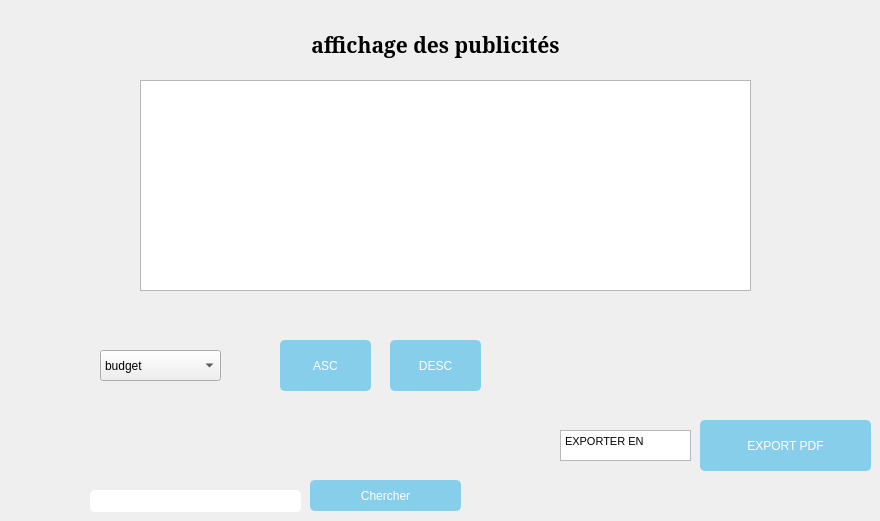
    <widget class="QWidget" name="tab_8">
     <attribute name="title">
      <string>Page</string>
     </attribute>
     <widget class="QLabel" name="label_33">
      <property name="geometry">
       <rect>
        <x>310</x>
        <y>20</y>
        <width>251</width>
        <height>51</height>
       </rect>
      </property>
      <property name="palette">
       <palette>
        <active>
         <colorrole role="Button">
          <brush brushstyle="LinearGradientPattern">
           <gradient startx="0.000000000000000" starty="0.000000000000000" endx="1.000000000000000" endy="0.000000000000000" type="LinearGradient" spread="PadSpread" coordinatemode="ObjectBoundingMode">
            <gradientstop position="0.000000000000000">
             <color alpha="255">
              <red>0</red>
              <green>0</green>
              <blue>102</blue>
             </color>
            </gradientstop>
            <gradientstop position="0.250000000000000">
             <color alpha="255">
              <red>0</red>
              <green>0</green>
              <blue>102</blue>
             </color>
            </gradientstop>
            <gradientstop position="0.750000000000000">
             <color alpha="255">
              <red>173</red>
              <green>216</green>
              <blue>230</blue>
             </color>
            </gradientstop>
            <gradientstop position="1.000000000000000">
             <color alpha="255">
              <red>173</red>
              <green>216</green>
              <blue>230</blue>
             </color>
            </gradientstop>
           </gradient>
          </brush>
         </colorrole>
         <colorrole role="Base">
          <brush brushstyle="LinearGradientPattern">
           <gradient startx="0.000000000000000" starty="0.000000000000000" endx="1.000000000000000" endy="0.000000000000000" type="LinearGradient" spread="PadSpread" coordinatemode="ObjectBoundingMode">
            <gradientstop position="0.000000000000000">
             <color alpha="255">
              <red>0</red>
              <green>0</green>
              <blue>102</blue>
             </color>
            </gradientstop>
            <gradientstop position="0.250000000000000">
             <color alpha="255">
              <red>0</red>
              <green>0</green>
              <blue>102</blue>
             </color>
            </gradientstop>
            <gradientstop position="0.750000000000000">
             <color alpha="255">
              <red>173</red>
              <green>216</green>
              <blue>230</blue>
             </color>
            </gradientstop>
            <gradientstop position="1.000000000000000">
             <color alpha="255">
              <red>173</red>
              <green>216</green>
              <blue>230</blue>
             </color>
            </gradientstop>
           </gradient>
          </brush>
         </colorrole>
         <colorrole role="Window">
          <brush brushstyle="LinearGradientPattern">
           <gradient startx="0.000000000000000" starty="0.000000000000000" endx="1.000000000000000" endy="0.000000000000000" type="LinearGradient" spread="PadSpread" coordinatemode="ObjectBoundingMode">
            <gradientstop position="0.000000000000000">
             <color alpha="255">
              <red>0</red>
              <green>0</green>
              <blue>102</blue>
             </color>
            </gradientstop>
            <gradientstop position="0.250000000000000">
             <color alpha="255">
              <red>0</red>
              <green>0</green>
              <blue>102</blue>
             </color>
            </gradientstop>
            <gradientstop position="0.750000000000000">
             <color alpha="255">
              <red>173</red>
              <green>216</green>
              <blue>230</blue>
             </color>
            </gradientstop>
            <gradientstop position="1.000000000000000">
             <color alpha="255">
              <red>173</red>
              <green>216</green>
              <blue>230</blue>
             </color>
            </gradientstop>
           </gradient>
          </brush>
         </colorrole>
        </active>
        <inactive>
         <colorrole role="Button">
          <brush brushstyle="LinearGradientPattern">
           <gradient startx="0.000000000000000" starty="0.000000000000000" endx="1.000000000000000" endy="0.000000000000000" type="LinearGradient" spread="PadSpread" coordinatemode="ObjectBoundingMode">
            <gradientstop position="0.000000000000000">
             <color alpha="255">
              <red>0</red>
              <green>0</green>
              <blue>102</blue>
             </color>
            </gradientstop>
            <gradientstop position="0.250000000000000">
             <color alpha="255">
              <red>0</red>
              <green>0</green>
              <blue>102</blue>
             </color>
            </gradientstop>
            <gradientstop position="0.750000000000000">
             <color alpha="255">
              <red>173</red>
              <green>216</green>
              <blue>230</blue>
             </color>
            </gradientstop>
            <gradientstop position="1.000000000000000">
             <color alpha="255">
              <red>173</red>
              <green>216</green>
              <blue>230</blue>
             </color>
            </gradientstop>
           </gradient>
          </brush>
         </colorrole>
         <colorrole role="Base">
          <brush brushstyle="LinearGradientPattern">
           <gradient startx="0.000000000000000" starty="0.000000000000000" endx="1.000000000000000" endy="0.000000000000000" type="LinearGradient" spread="PadSpread" coordinatemode="ObjectBoundingMode">
            <gradientstop position="0.000000000000000">
             <color alpha="255">
              <red>0</red>
              <green>0</green>
              <blue>102</blue>
             </color>
            </gradientstop>
            <gradientstop position="0.250000000000000">
             <color alpha="255">
              <red>0</red>
              <green>0</green>
              <blue>102</blue>
             </color>
            </gradientstop>
            <gradientstop position="0.750000000000000">
             <color alpha="255">
              <red>173</red>
              <green>216</green>
              <blue>230</blue>
             </color>
            </gradientstop>
            <gradientstop position="1.000000000000000">
             <color alpha="255">
              <red>173</red>
              <green>216</green>
              <blue>230</blue>
             </color>
            </gradientstop>
           </gradient>
          </brush>
         </colorrole>
         <colorrole role="Window">
          <brush brushstyle="LinearGradientPattern">
           <gradient startx="0.000000000000000" starty="0.000000000000000" endx="1.000000000000000" endy="0.000000000000000" type="LinearGradient" spread="PadSpread" coordinatemode="ObjectBoundingMode">
            <gradientstop position="0.000000000000000">
             <color alpha="255">
              <red>0</red>
              <green>0</green>
              <blue>102</blue>
             </color>
            </gradientstop>
            <gradientstop position="0.250000000000000">
             <color alpha="255">
              <red>0</red>
              <green>0</green>
              <blue>102</blue>
             </color>
            </gradientstop>
            <gradientstop position="0.750000000000000">
             <color alpha="255">
              <red>173</red>
              <green>216</green>
              <blue>230</blue>
             </color>
            </gradientstop>
            <gradientstop position="1.000000000000000">
             <color alpha="255">
              <red>173</red>
              <green>216</green>
              <blue>230</blue>
             </color>
            </gradientstop>
           </gradient>
          </brush>
         </colorrole>
        </inactive>
        <disabled>
         <colorrole role="Button">
          <brush brushstyle="LinearGradientPattern">
           <gradient startx="0.000000000000000" starty="0.000000000000000" endx="1.000000000000000" endy="0.000000000000000" type="LinearGradient" spread="PadSpread" coordinatemode="ObjectBoundingMode">
            <gradientstop position="0.000000000000000">
             <color alpha="255">
              <red>0</red>
              <green>0</green>
              <blue>102</blue>
             </color>
            </gradientstop>
            <gradientstop position="0.250000000000000">
             <color alpha="255">
              <red>0</red>
              <green>0</green>
              <blue>102</blue>
             </color>
            </gradientstop>
            <gradientstop position="0.750000000000000">
             <color alpha="255">
              <red>173</red>
              <green>216</green>
              <blue>230</blue>
             </color>
            </gradientstop>
            <gradientstop position="1.000000000000000">
             <color alpha="255">
              <red>173</red>
              <green>216</green>
              <blue>230</blue>
             </color>
            </gradientstop>
           </gradient>
          </brush>
         </colorrole>
         <colorrole role="Base">
          <brush brushstyle="LinearGradientPattern">
           <gradient startx="0.000000000000000" starty="0.000000000000000" endx="1.000000000000000" endy="0.000000000000000" type="LinearGradient" spread="PadSpread" coordinatemode="ObjectBoundingMode">
            <gradientstop position="0.000000000000000">
             <color alpha="255">
              <red>0</red>
              <green>0</green>
              <blue>102</blue>
             </color>
            </gradientstop>
            <gradientstop position="0.250000000000000">
             <color alpha="255">
              <red>0</red>
              <green>0</green>
              <blue>102</blue>
             </color>
            </gradientstop>
            <gradientstop position="0.750000000000000">
             <color alpha="255">
              <red>173</red>
              <green>216</green>
              <blue>230</blue>
             </color>
            </gradientstop>
            <gradientstop position="1.000000000000000">
             <color alpha="255">
              <red>173</red>
              <green>216</green>
              <blue>230</blue>
             </color>
            </gradientstop>
           </gradient>
          </brush>
         </colorrole>
         <colorrole role="Window">
          <brush brushstyle="LinearGradientPattern">
           <gradient startx="0.000000000000000" starty="0.000000000000000" endx="1.000000000000000" endy="0.000000000000000" type="LinearGradient" spread="PadSpread" coordinatemode="ObjectBoundingMode">
            <gradientstop position="0.000000000000000">
             <color alpha="255">
              <red>0</red>
              <green>0</green>
              <blue>102</blue>
             </color>
            </gradientstop>
            <gradientstop position="0.250000000000000">
             <color alpha="255">
              <red>0</red>
              <green>0</green>
              <blue>102</blue>
             </color>
            </gradientstop>
            <gradientstop position="0.750000000000000">
             <color alpha="255">
              <red>173</red>
              <green>216</green>
              <blue>230</blue>
             </color>
            </gradientstop>
            <gradientstop position="1.000000000000000">
             <color alpha="255">
              <red>173</red>
              <green>216</green>
              <blue>230</blue>
             </color>
            </gradientstop>
           </gradient>
          </brush>
         </colorrole>
        </disabled>
       </palette>
      </property>
      <property name="font">
       <font>
        <family>MS Serif</family>
        <pointsize>16</pointsize>
       </font>
      </property>
      <property name="styleSheet">
       <string notr="true">font-size: 16pt;
font-family: &quot;MS Serif&quot;;
</string>
      </property>
      <property name="text">
       <string>&lt;!DOCTYPE HTML PUBLIC &quot;-//W3C//DTD HTML 4.0//EN&quot; &quot;http://www.w3.org/TR/REC-html40/strict.dtd&quot;&gt;
&lt;html&gt;&lt;head&gt;&lt;meta name=&quot;qrichtext&quot; content=&quot;1&quot; /&gt;&lt;style type=&quot;text/css&quot;&gt;
p, li { white-space: pre-wrap; }
&lt;/style&gt;&lt;/head&gt;&lt;body style=&quot; font-family:'MS Serif'; font-size:16pt; font-weight:400; font-style:normal;&quot;&gt;
&lt;p align=&quot;center&quot; dir='rtl' style=&quot; margin-top:0px; margin-bottom:0px; margin-left:0px; margin-right:0px; -qt-block-indent:0; text-indent:0px;&quot;&gt;&lt;span style=&quot; font-family:'MS Shell Dlg 2'; font-weight:600; color:#000000;&quot;&gt;affichage des publicités&lt;/span&gt;&lt;/p&gt;&lt;/body&gt;&lt;/html&gt;</string>
      </property>
      <property name="textFormat">
       <enum>Qt::AutoText</enum>
      </property>
     </widget>
     <widget class="QTableView" name="tableView_afficher">
      <property name="geometry">
       <rect>
        <x>140</x>
        <y>80</y>
        <width>611</width>
        <height>211</height>
       </rect>
      </property>
     </widget>
     <widget class="QComboBox" name="comboBox_critereRech_2">
      <property name="geometry">
       <rect>
        <x>100</x>
        <y>350</y>
        <width>121</width>
        <height>31</height>
       </rect>
      </property>
      <item>
       <property name="text">
        <string>budget</string>
       </property>
      </item>
      <item>
       <property name="text">
        <string>Duree</string>
       </property>
      </item>
     </widget>
     <widget class="QLineEdit" name="Psearch_5">
      <property name="geometry">
       <rect>
        <x>90</x>
        <y>490</y>
        <width>211</width>
        <height>22</height>
       </rect>
      </property>
      <property name="styleSheet">
       <string notr="true">QLineEdit{
    background-color: white;
    box-shadow: 2px 0.5px 5px 1px inset black;
    border-radius: 5px;
    width: 70%;
    padding-right: 10px;
    padding-left: 10px;
    text-align: left;
    color: #000;
    font-size:inherit;
    font-family: Arial, Helvetica, sans-serif;  
    font-weight:normal;
    font-variant:normal;
}
QLineEdit::hover{  color: black ;
background-color:orange;}
QLineEdit::focus{  color: black ;
background-color:white;}</string>
      </property>
     </widget>
     <widget class="QTextEdit" name="textEdit">
      <property name="geometry">
       <rect>
        <x>560</x>
        <y>430</y>
        <width>131</width>
        <height>31</height>
       </rect>
      </property>
      <property name="html">
       <string>&lt;!DOCTYPE HTML PUBLIC &quot;-//W3C//DTD HTML 4.0//EN&quot; &quot;http://www.w3.org/TR/REC-html40/strict.dtd&quot;&gt;
&lt;html&gt;&lt;head&gt;&lt;meta name=&quot;qrichtext&quot; content=&quot;1&quot; /&gt;&lt;style type=&quot;text/css&quot;&gt;
p, li { white-space: pre-wrap; }
&lt;/style&gt;&lt;/head&gt;&lt;body style=&quot; font-family:'MS Shell Dlg 2'; font-size:8.25pt; font-weight:400; font-style:normal;&quot;&gt;
&lt;p style=&quot; margin-top:0px; margin-bottom:0px; margin-left:0px; margin-right:0px; -qt-block-indent:0; text-indent:0px;&quot;&gt;&lt;span style=&quot; font-family:'MS Shell Dlg 2';&quot;&gt;EXPORTER EN&lt;/span&gt;&lt;/p&gt;&lt;/body&gt;&lt;/html&gt;</string>
      </property>
     </widget>
     <widget class="QPushButton" name="pushButton_tri_asc">
      <property name="geometry">
       <rect>
        <x>280</x>
        <y>340</y>
        <width>91</width>
        <height>51</height>
       </rect>
      </property>
      <property name="styleSheet">
       <string notr="true">/* QPushButton style */
QPushButton {
    background-color: #87CEEB;    /* Light blue background color */
    color: white;                 /* White text color */
    border: 2px solid #87CEEB;    /* Light blue border */
    border-radius: 5px;           /* Rounded corners */
    padding: 5px 10px;             /* Padding */
}

QPushButton:hover {
    background-color: #5F9EA0;    /* Darker light blue on hover */
}
</string>
      </property>
      <property name="text">
       <string>ASC</string>
      </property>
     </widget>
     <widget class="QPushButton" name="pushButton_tri_desc">
      <property name="geometry">
       <rect>
        <x>390</x>
        <y>340</y>
        <width>91</width>
        <height>51</height>
       </rect>
      </property>
      <property name="styleSheet">
       <string notr="true">/* QPushButton style */
QPushButton {
    background-color: #87CEEB;    /* Light blue background color */
    color: white;                 /* White text color */
    border: 2px solid #87CEEB;    /* Light blue border */
    border-radius: 5px;           /* Rounded corners */
    padding: 5px 10px;             /* Padding */
}

QPushButton:hover {
    background-color: #5F9EA0;    /* Darker light blue on hover */
}
</string>
      </property>
      <property name="text">
       <string>DESC</string>
      </property>
     </widget>
     <widget class="QPushButton" name="pushButton_6">
      <property name="geometry">
       <rect>
        <x>700</x>
        <y>420</y>
        <width>171</width>
        <height>51</height>
       </rect>
      </property>
      <property name="styleSheet">
       <string notr="true">/* QPushButton style */
QPushButton {
    background-color: #87CEEB;    /* Light blue background color */
    color: white;                 /* White text color */
    border: 2px solid #87CEEB;    /* Light blue border */
    border-radius: 5px;           /* Rounded corners */
    padding: 5px 10px;             /* Padding */
}

QPushButton:hover {
    background-color: #5F9EA0;    /* Darker light blue on hover */
}
</string>
      </property>
      <property name="text">
       <string>EXPORT PDF</string>
      </property>
     </widget>
     <widget class="QPushButton" name="pushButton_Cher1">
      <property name="geometry">
       <rect>
        <x>310</x>
        <y>480</y>
        <width>151</width>
        <height>31</height>
       </rect>
      </property>
      <property name="styleSheet">
       <string notr="true">/* QPushButton style */
QPushButton {
    background-color: #87CEEB;    /* Light blue background color */
    color: white;                 /* White text color */
    border: 2px solid #87CEEB;    /* Light blue border */
    border-radius: 5px;           /* Rounded corners */
    padding: 5px 10px;             /* Padding */
}

QPushButton:hover {
    background-color: #5F9EA0;    /* Darker light blue on hover */
}
</string>
      </property>
      <property name="text">
       <string>Chercher</string>
      </property>
     </widget>
    </widget>
